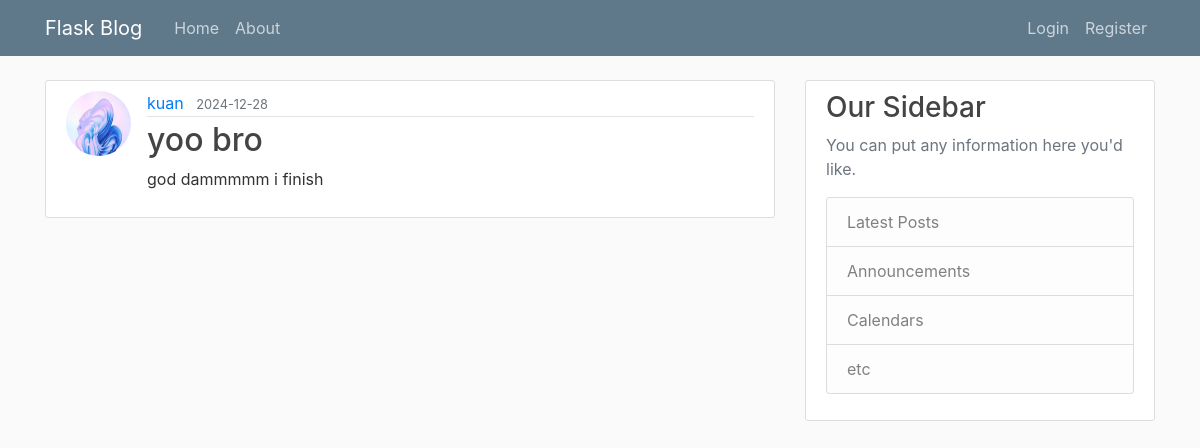
Screenshot of /post/3 with the database file from the repository.
### flaskblog/models.py (models this page shows, shortened)
class User(db.Model, UserMixin):
    id = db.Column(db.Integer, primary_key=True)  # 唯一標識符
    username = db.Column(db.String(20), unique=True, nullable=False)  # 用戶名稱，必須唯一且不可為空
    email = db.Column(db.String(120), unique=True, nullable=False)  # 電子郵件，必須唯一且不可為空
    image_file = db.Column(db.String(20), nullable=False, default='default.jpg')  # 頭像圖片，預設為 default.jpg
    password = db.Column(db.String(60), nullable=False)  # 使用哈希加密後的密碼
    posts = db.relationship('Post', backref='author', lazy=True)  # 與文章模型的關聯，一對多關係

class Post(db.Model):
    id = db.Column(db.Integer, primary_key=True)  # 唯一標識符
    title = db.Column(db.String(100), nullable=False)  # 文章標題，不可為空
    date_posted = db.Column(db.DateTime, nullable=False, default=datetime.utcnow)  # 發布日期，預設為當前 UTC 時間
    content = db.Column(db.Text, nullable=False)  # 文章內容，不可為空
    user_id = db.Column(db.Integer, db.ForeignKey('user.id'), nullable=False)  # 外鍵，參照 user 表的 id 欄位

### flaskblog/posts/routes.py (the view)
@posts.route("/post/<int:post_id>")
def post(post_id):
    post = Post.query.get_or_404(post_id)
    form = PostForm()
    return render_template('post.html', title=post.title, post=post, form=form)

### flaskblog/templates/post.html (shortened to what this page needs)
{% extends "layout.html" %}
{% block content %}
  <article class="media content-section">
    <img class="rounded-circle article-img" src="{{ url_for('static', filename='profile_pics/' + post.author.image_file) }}">
    <div class="media-body">
      <div class="article-metadata">
        <a class="mr-2" href="{{ url_for('users.user_posts', username=post.author.username) }}">{{ post.author.username }}</a>
        <small class="text-muted">{{ post.date_posted.strftime('%Y-%m-%d') }}</small>
      </div>
      <h2 class="article-title">{{ post.title }}</h2>
      <p class="article-content">{{ post.content }}</p>
    </div>
  </article>
{% endblock content %}

### flaskblog/static/main.css (style rules this page uses)
body { background: #fafafa; color: #333333; margin-top: 5rem; }
h1, h2, h3, h4, h5, h6 { color: #444444; }
.content-section { background: #ffffff; padding: 10px 20px; border: 1px solid #dddddd; border-radius: 3px; margin-bottom: 20px; }
.article-title { color: #444444; }
.article-content { white-space: pre-line; }
.article-img { height: 65px; width: 65px; margin-right: 16px; }
.article-metadata { padding-bottom: 1px; margin-bottom: 4px; border-bottom: 1px solid #e3e3e3 }

### rows the page displays
User: image_file (picture), author.username "kuan"
Post: date_posted "2024-12-28", title "yoo bro", content "god dammmmm i finish"
